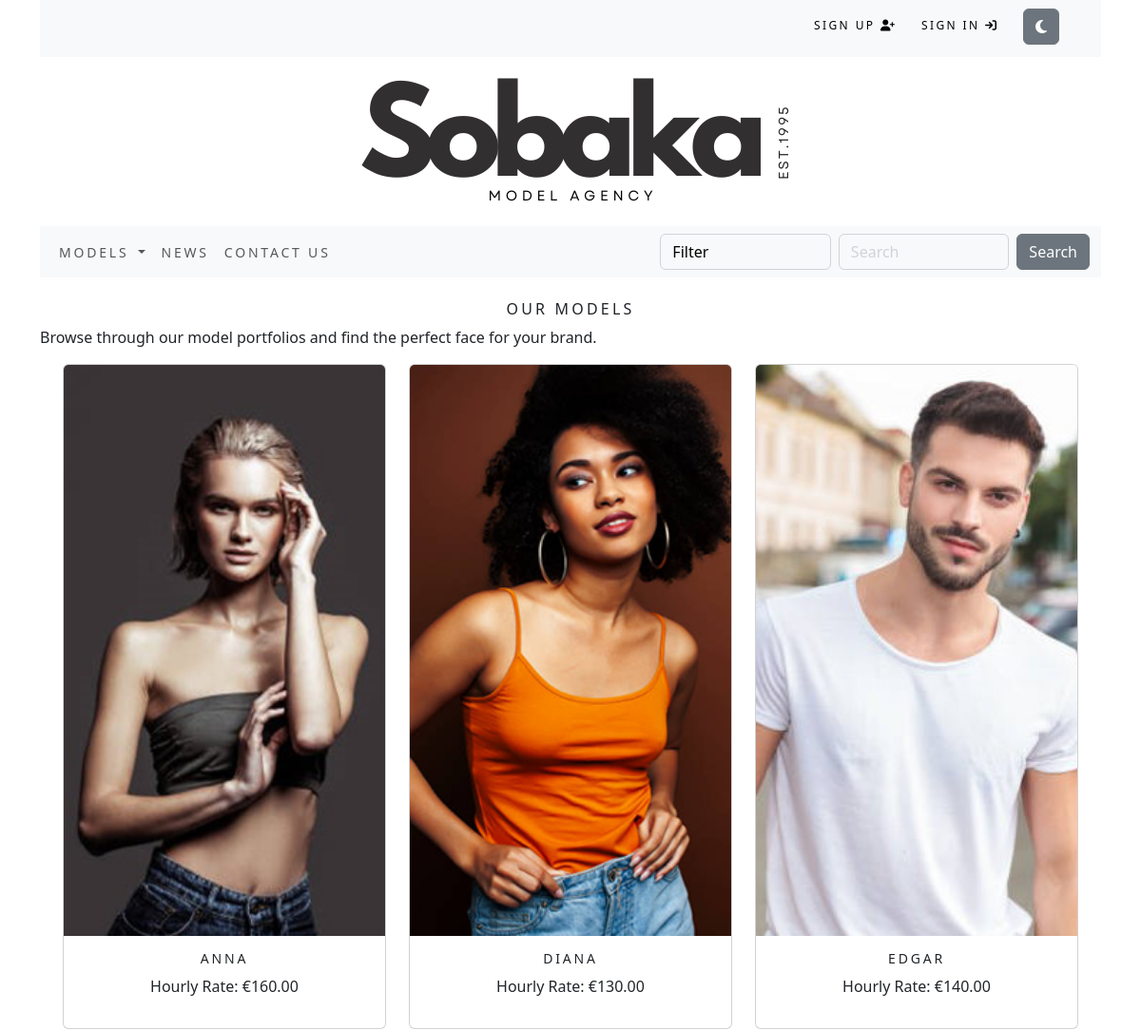
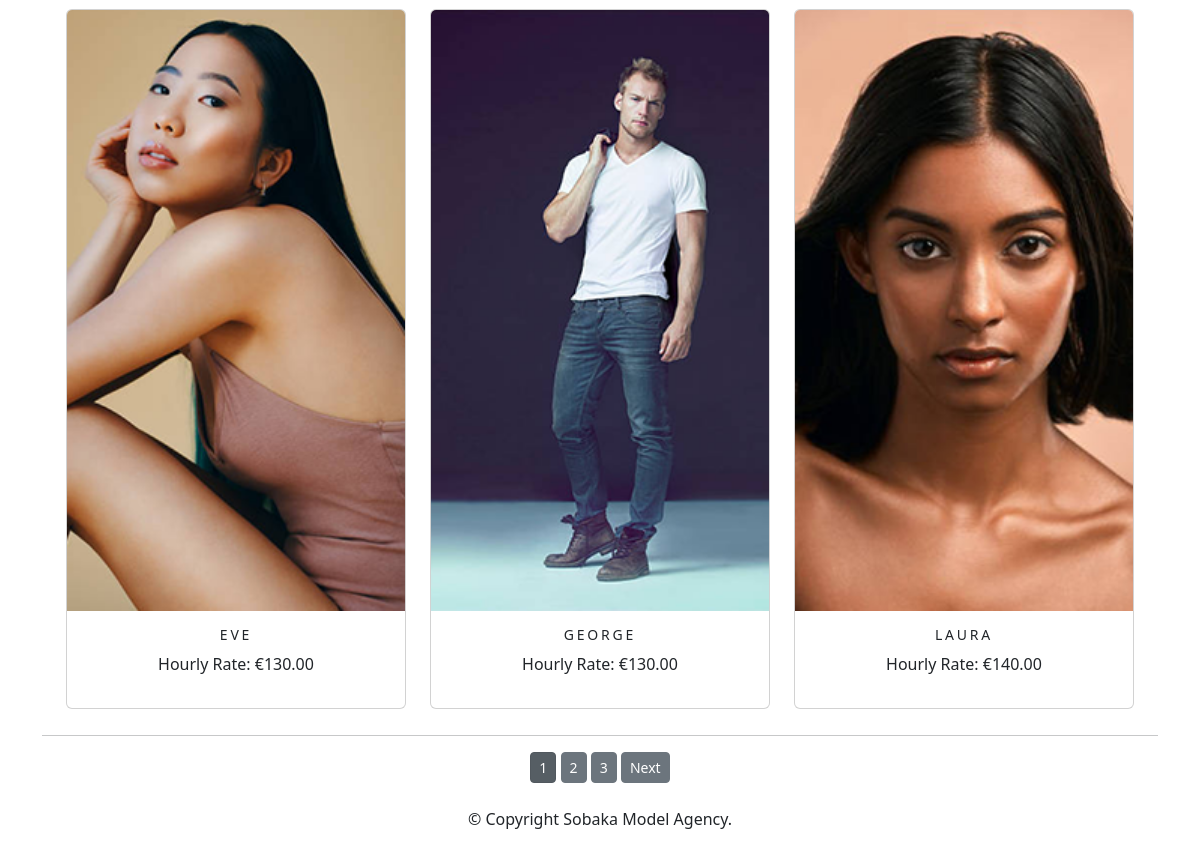
The page / on the database its author committed (2 pictures, top to bottom).
### sobaka/models.py (models this page shows, shortened)
class Human(models.Model):
    id = models.UUIDField(
        primary_key=True,
        default=uuid.uuid4,
        editable=False)
    name = models.CharField(max_length=250, unique=True)
    category = models.ForeignKey(Category, on_delete=models.CASCADE)
    price = models.DecimalField(max_digits=10, decimal_places=2)
    image1 = models.ImageField(upload_to=upload_to_human, blank=True)
    image2 = models.ImageField(upload_to=upload_to_human, blank=True)
    image3 = models.ImageField(upload_to=upload_to_human, blank=True)
    image4 = models.ImageField(upload_to=upload_to_human, blank=True)
    image5 = models.ImageField(upload_to=upload_to_human, blank=True)
    available = models.BooleanField(default=True)
    height = models.IntegerField(blank=True, null=True)
    shoe_size = models.IntegerField(blank=True, null=True)
    waist_size = models.IntegerField(blank=True, null=True)
    bust_size = models.IntegerField(blank=True, null=True)
    hip_size = models.IntegerField(blank=True, null=True)
    eye_color = models.CharField(max_length=250, blank=True)
    hair_color = models.CharField(max_length=250, blank=True)
    class Meta:
        ordering = ('name',)
        verbose_name = 'human'
        verbose_name_plural = 'humans'
    def get_absolute_url(self):
        return reverse('sobaka:human_detail', args=[self.category.id, self.id])

### sobaka/views.py (the view)
# urls.py: path('', views.hum_list, name = 'all_humans'),
def hum_list(request, category_id=None):
    category = None
    humans = Human.objects.filter(available=True)
    if category_id:
        category = get_object_or_404(Category, id=category_id)
        humans = Human.objects.filter(category=category, available=True)
    paginator = Paginator(humans, 6)
    try:
        page = int(request.GET.get('page', '1'))
    except ValueError:
        page = 1  # default page
    try:
        humans = paginator.page(page)
    except (EmptyPage, InvalidPage):
        humans = paginator.page(paginator.num_pages)
    return render(request, 'sobaka/category.html', {
        'category': category,
        'hums': humans,
        'page': page,
    })

### cart/context_processors.py (called while the page is built)
def counter(request):
    item_count = 0
    if 'admin' in request.path:
        return {}
    else:
        try:
            cart = Cart.objects.filter(cart_id=_cart_id(request))
            cart_items = CartItem.objects.all().filter(cart=cart[:1])
            for cart_item in cart_items:
                item_count += cart_item.duration
        except Cart.DoesNotExist:
            item_count = 0
    return {'item_count':item_count}

### cart/views.py (called while the page is built)
def _cart_id(request):
    cart = request.session.session_key
    if not cart:
        cart = request.session.create()
    return cart

### sobaka/context_processors.py (called while the page is built)
def menu_links(request):
    links = Category.objects.all()
    return {'links':links}

### sobaka/models.py (called while the page is built)
    def get_absolute_url(self):
        return reverse('sobaka:humans_by_category', args=[self.id])

### sobaka/templates/sobaka/category.html (shortened to what this page needs)
{% extends "base.html" %}
{% load static %}
{% block content %}
    {% if category %}
        <div class="row my_row_class">
            <div class="mx-auto breadcrumb-nav">
                <p><a href="{% url 'sobaka:all_humans' %}">Our Models</a> | <a href="{% url 'sobaka:all_humans' %}">{{ category.name }}</a></p>
            </div>
        </div>
        <div class="mx-auto">
            {% if category.image %}
                <img class="my_image" src="{{ category.image.url }}" alt="{{ category.name }}">
            {% endif %}
        </div>
        <br>
        <div>
            <h1 class="text-center my_title">{{ category.name }}</h1>
            <p class="text-justify">{{ category.description }}</p>
        </div>
    {% else %}
        <br>
        <div>
            <h1 class="text-center my_title">Our Models</h1>
            <p class="text-justify">Browse through our model portfolios and find the perfect face for your brand.</p>
        </div>
    {% endif %}
    <div class="container">
        <div class="row mx-auto">
            {% for human in hums %}
                <div class="my_bottom_margin col-9 col-lg-4 col-sm-12 col-md-4">
                    <div class="card text-center" style="min-width:18rem;">
                        <a class="img" href="{{ human.get_absolute_url }}">
                            <img class="card-img-top my_image" src="{{ human.image1.url }}" alt="{{ human.name }}"
                                 onmouseover="showDetails(this, '{{ human.height }}', '{{ human.bust_size }}', '{{ human.waist_size }}', '{{ human.hip_size }}')"
                                 onmouseout="resetDetails(this)">
                        </a>
                        <div class="card-body">
                            <h4>{{ human.name }}</h4>
                            <p class="human-details">Hourly Rate: €{{ human.price }}</p>
                        </div>
                    </div>
                </div>
            {% endfor %}
        </div>
    </div>
    <div class="mx-auto pagination-container">
        {% if hums.paginator.num_pages > 1 %}
            <hr>
            <div class="text-center pagination-buttons">
                {% for pg in hums.paginator.page_range %}
                    <a href="?page={{ pg }}" class="btn btn-secondary btn-sm paginator-btn pagination-page {% if hums.number == pg %}active{% endif %}">{{ pg }}</a>
                {% endfor %}
                {% if hums.has_next %}
                    <a href="?page={{ hums.next_page_number }}" class="btn btn-secondary btn-sm paginator-btn pagination-next">Next</a>
                {% endif %}
            </div>
        {% endif %}
    </div>
    <br>
{% endblock %}

### static/css/custom.css (style rules this page uses)
.my_image { width: 100%; height: auto; }
.my_title { font-size: 16px; text-transform: uppercase; letter-spacing: .2em; }
.my_bottom_margin { margin-bottom: 10px; }
.card-body h4 { font-size: 14px; text-transform: uppercase; letter-spacing: .2em; }

### rows shown on the page
Human: image1 (picture), name "ANNA", price "160.00"
Human: image1 (picture), name "DIANA", price "130.00"
Human: image1 (picture), name "EDGAR", price "140.00"
Human: image1 (picture), name "EVE", price "130.00"
Human: image1 (picture), name "GEORGE", price "130.00"
Human: image1 (picture), name "LAURA", price "140.00"

### other values the page prints
{{ pg }} "1" "2" "3"
